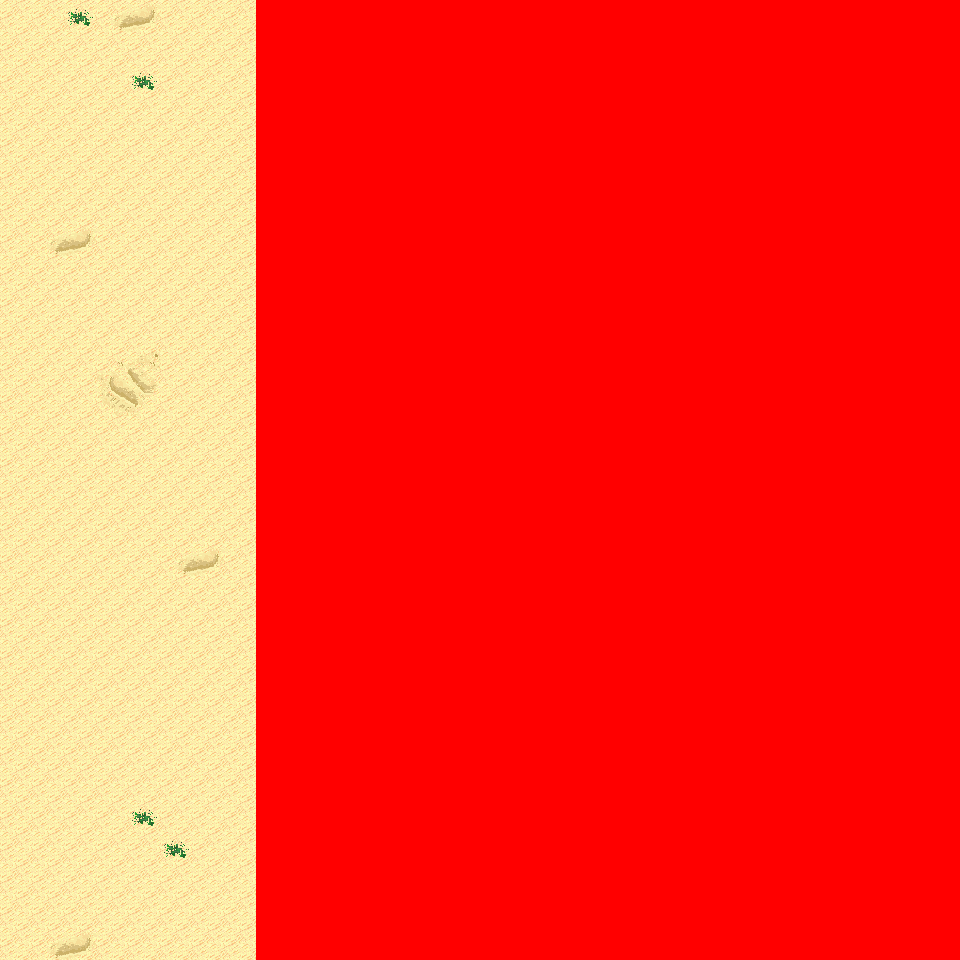

A level layout from a 2D game, rendered from its tile map. Below: a short description, then the map file with tile-grid data replaced by summaries:
An orthogonal 30x30 tile map with 32x32 px tiles, 6 tile layers (Ground, Object, Object2, Above, ...), 6 tilesets and 3 objects (3x mapchange).

<map version="1.0" orientation="orthogonal" renderorder="right-down" width="30" height="30" tilewidth="32" tileheight="32" nextobjectid="4">
  <tileset firstgid="1" name="tileset_logic_collision" tilewidth="32" tileheight="32" tilecount="1" columns="1">
    <image source="../drawable/tileset_logic_collision.png" width="32" height="32" />
  </tileset>
  <tileset firstgid="2" name="tileset_terrain_desert" tilewidth="32" tileheight="32" tilecount="88" columns="8">
    <image source="../drawable/tileset_terrain_desert.png" width="256" height="352" />
  </tileset>
  <tileset firstgid="90" name="tileset_ground_sand_2" tilewidth="32" tileheight="32" tilecount="15" columns="5">
    <image source="../drawable/tileset_ground_sand_2.png" width="160" height="96" />
  </tileset>
  <tileset firstgid="105" name="tileset_plant_cactus_2" tilewidth="32" tileheight="32" tilecount="10" columns="5">
    <image source="../drawable/tileset_plant_cactus_2.png" width="160" height="64" />
  </tileset>
  <tileset firstgid="115" name="tileset_plant_round_cactuses" tilewidth="32" tileheight="32" tilecount="20" columns="10">
    <image source="../drawable/tileset_plant_round_cactuses.png" width="320" height="64" />
  </tileset>
  <tileset firstgid="135" name="tileset_plant_cactus" tilewidth="32" tileheight="32" tilecount="2" columns="1">
    <image source="../drawable/tileset_plant_cactus.png" width="32" height="64" />
  </tileset>
  <layer name="Ground" width="30" height="30">
    <data>[900 cells, 900 non-empty, 9 distinct tile ids]</data>
  </layer>
  <layer name="Object" width="30" height="30">
    <data>[900 cells, 12 non-empty, 6 distinct tile ids]</data>
  </layer>
  <layer name="Object2" width="30" height="30">
    <data>[900 cells, 0 non-empty, 0 distinct tile ids]</data>
  </layer>
  <layer name="Above" width="30" height="30">
    <data>[900 cells, 6 non-empty, 2 distinct tile ids]</data>
  </layer>
  <layer name="Above2" width="30" height="30">
    <data>[900 cells, 0 non-empty, 0 distinct tile ids]</data>
  </layer>
  <layer name="Walkable" width="30" height="30">
    <data>[900 cells, 660 non-empty, 1 distinct tile ids]</data>
  </layer>
  <objectgroup name="MapEvents">
    <object id="1" name="north" type="mapchange" x="0" y="0" width="256" height="32">
      <properties>
        <property name="map" value="0_ados_mountain_n2_w2_x3_y2" />
        <property name="place" value="south" />
      </properties>
    </object>
    <object id="2" name="south" type="mapchange" x="0" y="928" width="256" height="32">
      <properties>
        <property name="map" value="0_ados_mountain_n2_w2_x3_y4" />
        <property name="place" value="north" />
      </properties>
    </object>
    <object id="3" name="west" type="mapchange" x="0" y="0" width="32" height="960">
      <properties>
        <property name="map" value="0_ados_mountain_n2_w2_x2_y3" />
        <property name="place" value="east" />
      </properties>
    </object>
  </objectgroup>
</map>
